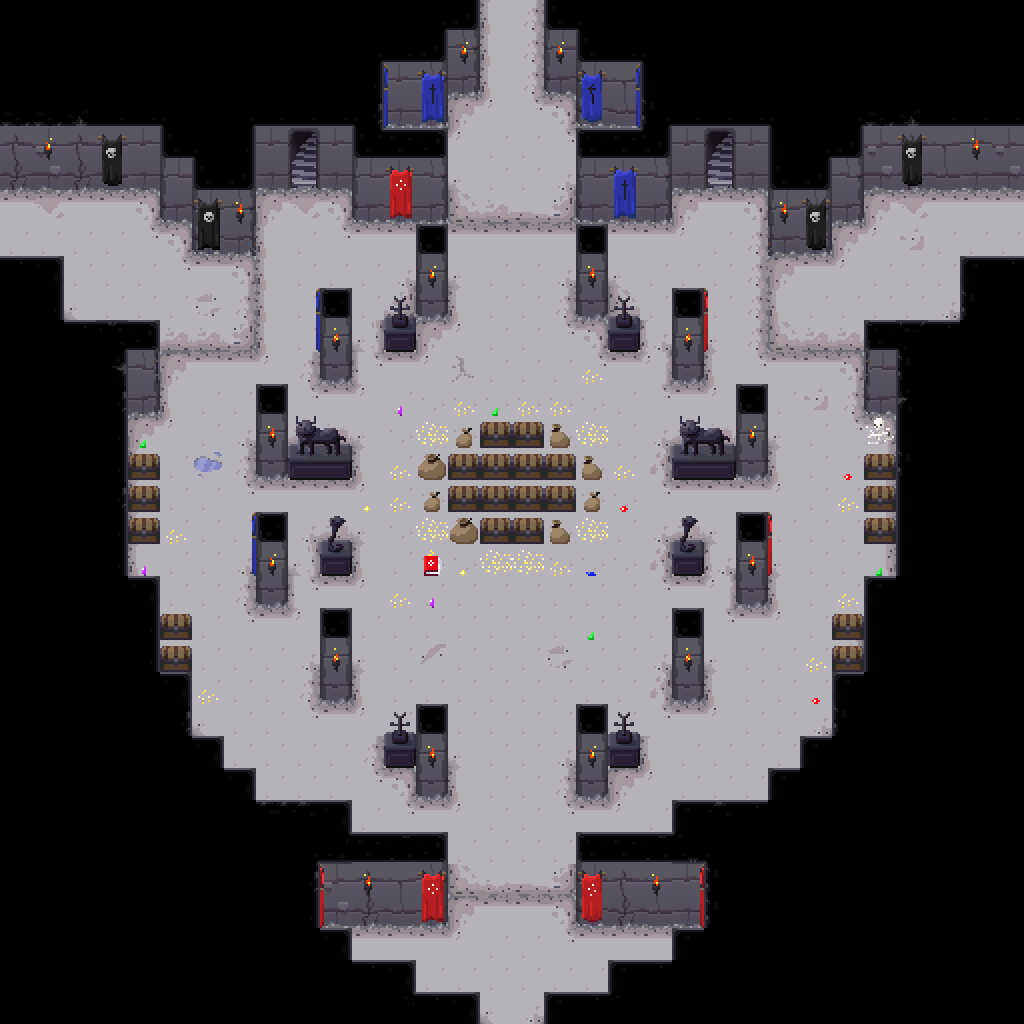

This game map was drawn from its Tiled (.tmx) file and the tilesets committed beside it. A one-line description and the trimmed map source follow:
An orthogonal 32x32 tile map with 32x32 px tiles, 4 tile layers (ground, walls, objects, tops), 1 hidden layer not drawn and 100 objects (20x light, 6x lockedDoor, 2x exitWay).

<map version="1.0" orientation="orthogonal" renderorder="right-down" width="32" height="32" tilewidth="32" tileheight="32" nextobjectid="106">
 <tileset firstgid="1" name="dungeon tileset calciumtrice" tilewidth="32" tileheight="32" tilecount="750">
  <image source="../textures/spritesheets/dungeon tileset calciumtrice.png" width="960" height="808" />
 </tileset>
 <layer name="ground" width="32" height="32">
  <data>[1024 cells, 1024 non-empty, 28 distinct tile ids]</data>
 </layer>
 <layer name="walls" width="32" height="32">
  <data>[1024 cells, 164 non-empty, 20 distinct tile ids]</data>
 </layer>
 <layer name="objects" width="32" height="32">
  <data>[1024 cells, 128 non-empty, 43 distinct tile ids]</data>
 </layer>
 <layer name="tops" width="32" height="32">
  <data>[1024 cells, 470 non-empty, 38 distinct tile ids]</data>
 </layer>
 <objectgroup name="colliderWalls">
  <object id="1" x="0" y="0" width="480" height="96" />
  <object id="2" x="384" y="96" width="64" height="32" />
  <object id="3" x="384" y="160" width="64" height="32" />
  <object id="4" x="160" y="192" width="96" height="32" />
  <object id="5" x="192" y="224" width="64" height="32" />
  <object id="6" x="544" y="0" width="480" height="96" />
  <object id="7" x="576" y="96" width="64" height="32" />
  <object id="8" x="576" y="160" width="64" height="32" />
  <object id="9" x="768" y="192" width="96" height="32" />
  <object id="10" x="768" y="224" width="64" height="32" />
  <object id="11" name="lockedDoor" type="lockedDoor" x="160" y="320" width="96" height="32">
   <properties>
    <property name="door" value="1" />
   </properties>
  </object>
  <object id="12" name="lockedDoor" type="lockedDoor" x="768" y="320" width="96" height="32" />
  <object id="13" name="lockedDoor" type="lockedDoor" x="250" y="256" width="6" height="64" />
  <object id="14" name="lockedDoor" type="lockedDoor" x="768" y="256" width="6" height="64" />
  <object id="15" x="416" y="256" width="32" height="64" />
  <object id="16" x="384" y="320" width="32" height="32" />
  <object id="17" x="320" y="320" width="32" height="64" />
  <object id="18" x="256" y="416" width="32" height="64" />
  <object id="19" x="288" y="448" width="64" height="32" />
  <object id="20" x="672" y="448" width="64" height="32" />
  <object id="21" x="736" y="416" width="32" height="64" />
  <object id="22" x="672" y="320" width="32" height="64" />
  <object id="23" x="576" y="256" width="32" height="64" />
  <object id="24" x="608" y="320" width="32" height="32" />
  <object id="25" x="256" y="544" width="32" height="64" />
  <object id="26" x="320" y="544" width="32" height="32" />
  <object id="27" x="672" y="544" width="32" height="32" />
  <object id="28" x="736" y="544" width="32" height="64" />
  <object id="29" x="320" y="640" width="32" height="64" />
  <object id="30" x="384" y="736" width="32" height="32" />
  <object id="31" x="416" y="736" width="32" height="64" />
  <object id="32" x="576" y="736" width="32" height="64" />
  <object id="33" x="608" y="736" width="32" height="32" />
  <object id="34" x="672" y="640" width="32" height="64" />
  <object id="35" x="0" y="288" width="64" height="64" />
  <object id="36" x="0" y="352" width="128" height="672" />
  <object id="37" x="128" y="608" width="32" height="96" />
  <object id="38" x="128" y="704" width="64" height="64" />
  <object id="39" x="128" y="768" width="96" height="32" />
  <object id="40" x="128" y="800" width="128" height="224" />
  <object id="41" x="256" y="832" width="96" height="32" />
  <object id="42" x="256" y="864" width="192" height="64" />
  <object id="43" name="lockedDoor" type="lockedDoor" x="448" y="864" width="128" height="32">
   <properties>
    <property name="door" value="1" />
   </properties>
  </object>
  <object id="44" x="576" y="864" width="192" height="64" />
  <object id="45" x="256" y="928" width="64" height="32" />
  <object id="46" x="256" y="960" width="96" height="64" />
  <object id="47" x="352" y="992" width="64" height="32" />
  <object id="48" x="608" y="992" width="64" height="32" />
  <object id="49" x="672" y="960" width="96" height="64" />
  <object id="50" x="704" y="928" width="64" height="32" />
  <object id="51" x="672" y="832" width="96" height="32" />
  <object id="52" x="768" y="800" width="128" height="224" />
  <object id="53" x="896" y="352" width="128" height="672" />
  <object id="54" x="800" y="768" width="96" height="32" />
  <object id="55" x="832" y="704" width="64" height="64" />
  <object id="56" x="864" y="608" width="32" height="96" />
  <object id="57" x="960" y="288" width="64" height="64" />
  <object id="58" x="448" y="416" width="128" height="32" />
  <object id="59" x="416" y="448" width="192" height="64" />
  <object id="60" x="448" y="512" width="128" height="32" />
  <object id="61" x="416" y="544" width="32" height="32" />
  <object id="62" x="864" y="448" width="32" height="96" />
  <object id="63" x="832" y="608" width="32" height="64" />
  <object id="64" x="160" y="608" width="32" height="64" />
  <object id="65" x="128" y="448" width="32" height="96" />
  <object id="66" x="864" y="352" width="32" height="64" />
  <object id="67" x="128" y="352" width="32" height="64" />
  <object id="68" name="lockedDoor" type="lockedDoor" x="448" y="192" width="128" height="32" />
  <object id="69" x="352" y="192" width="96" height="32" />
  <object id="70" x="576" y="192" width="96" height="32" />
  <object id="71" x="0" y="96" width="288" height="96" />
  <object id="72" x="288" y="96" width="96" height="32" />
  <object id="73" x="320" y="128" width="64" height="64" />
  <object id="74" x="384" y="128" width="64" height="32" />
  <object id="75" x="736" y="96" width="288" height="96" />
  <object id="76" x="640" y="96" width="96" height="32" />
  <object id="77" x="640" y="128" width="64" height="64" />
  <object id="78" x="576" y="128" width="64" height="32" />
  <object id="102" name="exitWay" type="exitWay" x="288" y="128" width="32" height="96" />
  <object id="103" name="exitWay" type="exitWay" x="704" y="128" width="32" height="96" />
 </objectgroup>
 <objectgroup name="lights">
  <object id="81" name="light" x="32" y="128" width="32" height="32" />
  <object id="82" name="light" x="416" y="256" width="32" height="32" />
  <object id="83" name="light" x="448" y="32" width="32" height="32" />
  <object id="84" name="light" x="544" y="32" width="32" height="32" />
  <object id="85" name="light" x="960" y="128" width="32" height="32" />
  <object id="86" name="light" x="576" y="256" width="32" height="32" />
  <object id="87" name="light" x="320" y="320" width="32" height="32" />
  <object id="88" name="light" x="256" y="416" width="32" height="32" />
  <object id="89" name="light" x="256" y="544" width="32" height="32" />
  <object id="90" name="light" x="736" y="416" width="32" height="32" />
  <object id="91" name="light" x="672" y="320" width="32" height="32" />
  <object id="92" name="light" x="736" y="544" width="32" height="32" />
  <object id="93" name="light" x="320" y="640" width="32" height="32" />
  <object id="94" name="light" x="416" y="736" width="32" height="32" />
  <object id="95" name="light" x="672" y="640" width="32" height="32" />
  <object id="96" name="light" x="576" y="736" width="32" height="32" />
  <object id="97" name="light" x="224" y="192" width="32" height="32" />
  <object id="98" name="light" x="768" y="192" width="32" height="32" />
  <object id="99" name="light" x="640" y="864" width="32" height="32" />
  <object id="100" name="light" x="352" y="864" width="32" height="32" />
 </objectgroup>
 <objectgroup name="mapObjects" />
 <layer name="treasureRoomDoors" width="32" height="32" visible="0">
  <data>[1024 cells, 32 non-empty, 12 distinct tile ids]</data>
 </layer>
</map>
